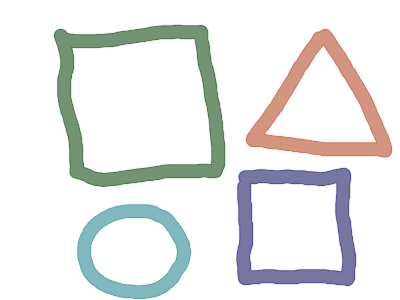
#> input picture picture/pic3.png, 400 x 300 px, found by its file name
$ python test17.py   (older library calls are emulated)
#> lines starting #> are read from the running program, lines starting #| are printed output that depends on the picture; after the words box and inside, x2 and y2 are one past the last pixel; in counts of white or black regions, pixels touching at a corner belong together; long printed decimals are rounded
#> further down, src is the input picture: shape (300, 400, 3); mean B, G, R 232.6, 233.5, 232.3
import cv2 as cv
import numpy as np


def measure_demo(image):
    gray = cv.cvtColor(image, cv.COLOR_BGR2GRAY)
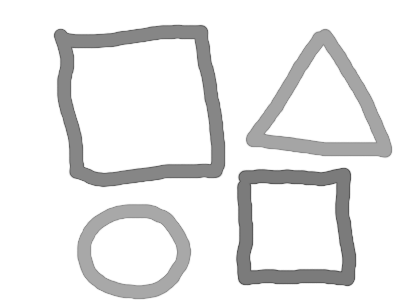
#> gray: shape (300, 400); min 86, max 255, mean 233.1
    ret, binary = cv.threshold(gray, 0, 250, cv.THRESH_BINARY_INV | cv.THRESH_OTSU)
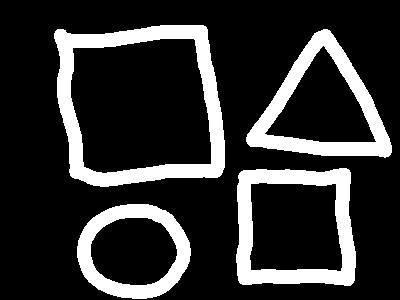
#> binary: shape (300, 400); values 0 (black) and 250 (white), 19% white; 4 white regions, box (x1, y1, x2, y2) and area: (54, 25, 225, 187) 7808, (236, 168, 356, 286) 5713, (246, 29, 392, 158) 5358, (77, 204, 191, 299) 3967
#> ret = 198
    print("threshhold value : %s" % ret)
#| threshhold value : 198.0
    cv.imshow("binary image", binary)
    dst = cv.cvtColor(binary, cv.COLOR_GRAY2BGR)
#> dst: shape (300, 400, 3); values 0 (black) and 250 (white), 19% white; 4 white regions
    contours, hireachy = cv.findContours(binary, cv.RETR_EXTERNAL, cv.CHAIN_APPROX_SIMPLE)
#> contours = 4 contours; box (x1, y1, x2, y2) and area: (54, 25, 225, 187) 23432, (236, 168, 356, 286) 12826, (246, 29, 392, 158) 10725, (77, 204, 191, 299) 8414; hireachy = [[1, -1, -1, -1], [2, 0, -1, -1], [3, 1, -1, -1], [-1, 2, -1, -1]]
    for i, contour in enumerate(contours):
        area = cv.contourArea(contour)
        x, y, w, h = cv.boundingRect(contour)
        rate = min(w, h)/max(w, h)
        print("contour rate : %s" %rate )
        mm = cv.moments(contour)
        # print(type(mm))
        cx = mm['m10']/mm['m00']
        cy = mm['m01']/mm['m00']
        cv.circle(dst, (np.int(cx), np.int(cy)), 2, (0, 0, 255), -1)
        # cv.rectangle(dst, (x, y), (x+w, y+h), (0, 0, 255), 2)
        print("contours area: %s" % area )
        approxCurve = cv.approxPolyDP(contour, 4, True)
        print(approxCurve.shape)
        if approxCurve.shape[0] >= 10:
            cv.drawContours(dst, contours, i, (0, 255, 0), 2)
#> this loop made 4 passes
#> (area, x, y, w, h, rate, cx, cy) on passes 1, 3, 4: (8414.5, 77, 204, 114, 95, 0.833, 133.3, 251), (10725, 246, 29, 146, 129, 0.884, 322, 107.5), (23432, 54, 25, 171, 162, 0.947, 140, 104.8)
#> (area, x, y, w, h, rate, cx, cy) on pass 2: (12825.5, 236, 168, 120, 118, 0.983, 294.6, 227.2)
#| contour rate : 0.8333
#| contours area: 8414.5
#| (11, 1, 2)
#| contour rate : 0.9833
#| contours area: 12825.5
#| (4, 1, 2)
#| contour rate : 0.8836
#| contours area: 10725.0
#| (7, 1, 2)
#| contour rate : 0.9474
#> (further printed lines are left out)
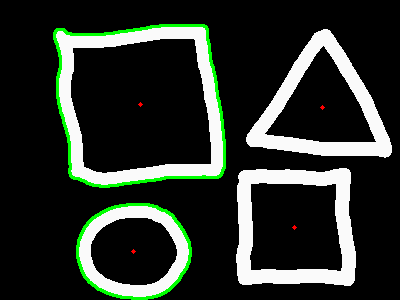
#> dst: shape (300, 400, 3); mean B, G, R 43.5, 50, 43.6
    cv.imshow("measure_demo", dst)


src = cv.imread("/Users/liuxuwei/Desktop/picture/pic3.png")
cv.namedWindow("example", cv.WINDOW_FREERATIO)
cv.imshow("example", src)
measure_demo(src)
cv.waitKey(0)
cv.destroyAllWindows()

$ run again, with picture/pic1.png copied over picture/pic3.png
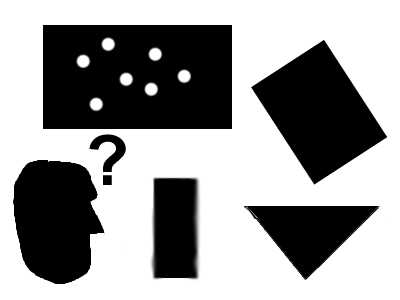
#> input picture picture/pic1.png, 400 x 300 px, found by its file name
#> src is the input picture: shape (300, 400, 3); mean B, G, R 154.1, 154.1, 154.1
#> in measure_demo, `ret, binary = cv.threshold(gray, 0, 250, cv.THRESH_BINARY_INV | cv.THR..`:
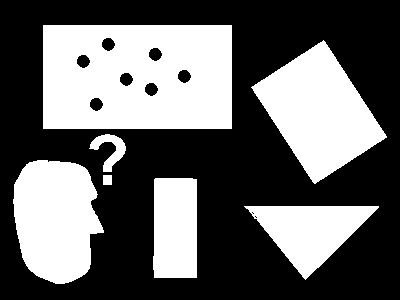
#> binary: shape (300, 400); values 0 (black) and 250 (white), 39.6% white; 7 white regions, largest, box (x1, y1, x2, y2) and area: (43, 25, 232, 129) 18767, (251, 40, 387, 184) 10095, (13, 160, 104, 284) 8614
#> ret = 127
#| threshhold value : 127.0
#> contours = 7 contours; box (x1, y1, x2, y2) and area: (43, 25, 232, 129) 19364, (251, 40, 387, 184) 9926, (13, 160, 104, 284) 8443, (244, 206, 379, 280) 4899, (153, 178, 197, 278) 4168, (89, 134, 126, 172) 512, (103, 175, 112, 185) 72; hireachy = [[1, -1, -1, -1], [2, 0, -1, -1], [3, 1, -1, -1], [4, 2, -1, -1], [5, 3, -1, -1], [6, 4, -1, -1], [-1, 5, -1, -1]]
#> the loop in measure_demo, `for i, contour in enumerate(contours):` made 7 passes
#> (area, x, y, w, h, rate, cx, cy) on passes 1, 2, 3, 6, 7: (4899, 244, 206, 135, 74, 0.548, 310, 230.4), (4168, 153, 178, 44, 100, 0.44, 174.9, 227.7), (72, 103, 175, 9, 10, 0.9, 107, 179.5), (9925.5, 251, 40, 136, 144, 0.944, 318.7, 111.7), (19364, 43, 25, 189, 104, 0.55, 137, 76.5)
#> (printed output is left out)
#> after the loop in measure_demo, `for i, contour in enumerate(contours):`:
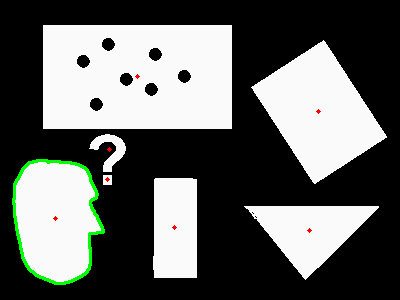
#> dst: shape (300, 400, 3); mean B, G, R 97.2, 99.8, 97.4
